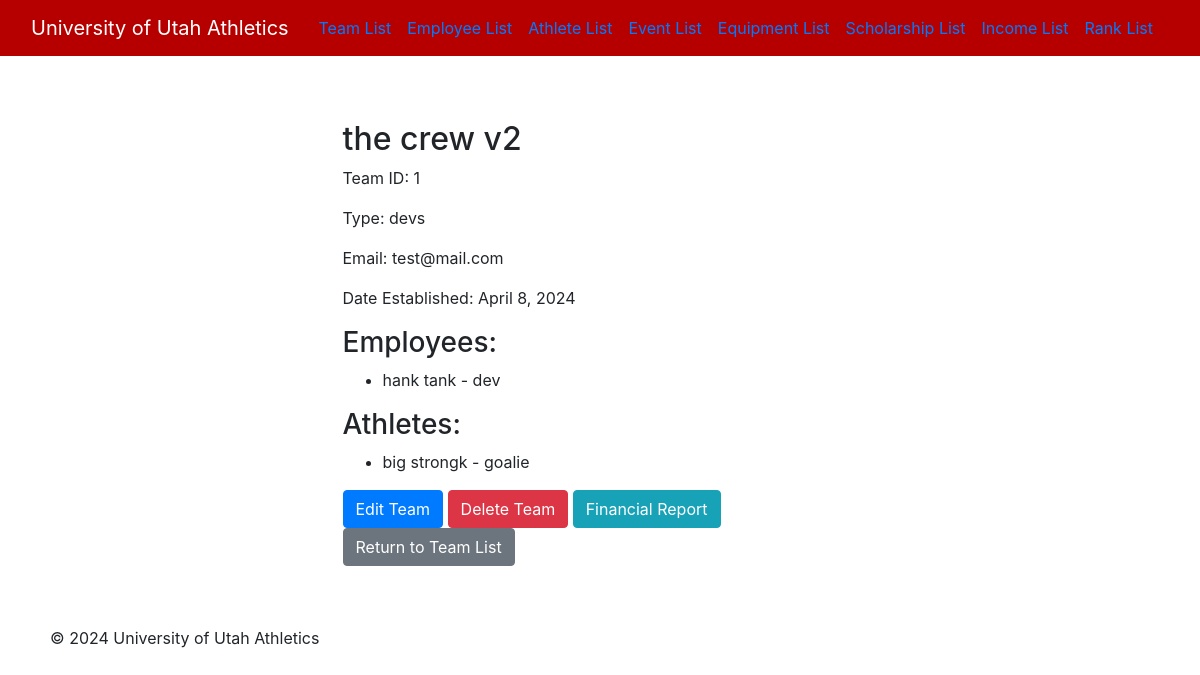
/athletics/team/details/1/, run on an earlier commit of the app's database.
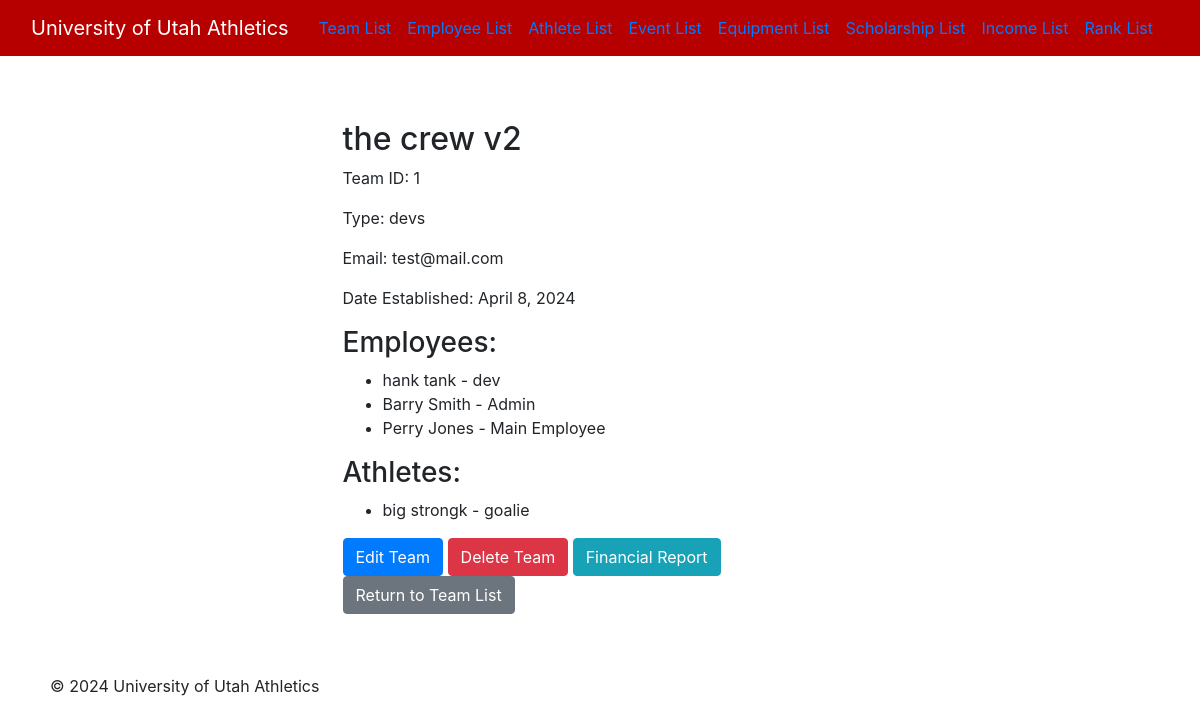
And on a later commit of the database.
### athletics/models.py (models this page shows, shortened)
class Team(models.Model):
    team_id = models.AutoField(primary_key=True)
    team_name = models.CharField(max_length=100)
    type = models.CharField(max_length=50)
    email = models.CharField(max_length=50)
    established_date = models.DateField()
    employees = models.ManyToManyField('Employee', related_name='teams_associated', blank=True)

class Employee(models.Model):
    employee_id = models.AutoField(primary_key=True)
    first_name = models.CharField(max_length=255)
    last_name = models.CharField(max_length=255)
    title = models.CharField(max_length=255)
    start_date = models.DateField()
    end_date = models.DateField(null=True, blank=True)
    salary = models.IntegerField()
    administrator = models.BooleanField()
    user_id = models.CharField(max_length=255)
    password = models.CharField(max_length=255)
    teams = models.ManyToManyField('Team', related_name='employees_associated', blank=True)

class Athlete(models.Model):
    ACADEMIC_LEVEL_CHOICES = [
        ('FR', 'Freshman'),
        ('SO', 'Sophomore'),
        ('JR', 'Junior'),
        ('SR', 'Senior'),
        ('OT', 'Other'),
    ]
    first_name = models.CharField(max_length=255)
    last_name = models.CharField(max_length=255)
    position = models.CharField(max_length=255)
    academic_level = models.CharField(max_length=2, choices=ACADEMIC_LEVEL_CHOICES)
    contact = models.CharField(max_length=255)
    teams = models.ManyToManyField('Team', related_name='athletes')

### athletics/views.py (the view)
# urls.py: path('team/details/<int:team_id>/', views.TeamDetails.as_view(), name = 'team-details'),
class TeamDetails(View):
    def get(self, request, team_id):
        team = Team.objects.get(pk=team_id)
        fields = team._meta.get_fields()
        return render(request=request, template_name='team_details.html', context={'team': team, 'fields': fields})

### athletics/templates/team_details.html (shortened to what this page needs)
{% extends 'base.html' %}
{% block content %}
<div class="container">
    <div class="row">
        <div class="col-md-6 offset-md-3">
            <h2 class="mt-4">{{ team.team_name }}</h2>
            <p>Team ID: {{ team.team_id }}</p>
            <p>Type: {{ team.type }}</p>
            <p>Email: {{ team.email }}</p>
            <p>Date Established: {{ team.established_date }}</p>
            <h3>Employees:</h3>
            <ul>
                {% for employee in team.employees_associated.all %}
                    <li>{{ employee.first_name }} {{ employee.last_name }} - {{ employee.title }}</li>
                {% endfor %}
            </ul>
            <h3>Athletes:</h3>
            <ul>
                {% for athlete in team.athletes.all %}
                    <li>{{ athlete.first_name }} {{ athlete.last_name }} - {{ athlete.position }}</li>
                {% endfor %}
            </ul>
            <a href="/athletics/team/edit/{{ team.team_id }}/" class="btn btn-primary">Edit Team</a>
            <a href="/athletics/team/delete/{{ team.team_id }}/" class="btn btn-danger">Delete Team</a>
            <a href="/athletics/team/report/{{team.team_id}}" class="btn btn-info">Financial Report</a>
            <a href="/athletics/team/list/" class="btn btn-secondary">Return to Team List</a>
        </div>
    </div>
</div>
{% endblock %}

### athletics/templates/base.html (shortened to what this page needs)
{% load static %}
<!DOCTYPE html>
<html lang="en">
<head>
    <link rel="stylesheet" href="https://stackpath.bootstrapcdn.com/bootstrap/4.5.2/css/bootstrap.min.css">
    <link rel="stylesheet" href="{% static 'css/styles.css' %}">
</head>
<body>
    <header class="header">
        <nav class="navbar navbar-default">
            <div class="container-fluid">
              <div class="navbar-header">
                <a class="navbar-brand" href="/athletics/home">University of Utah Athletics</a>
              </div>
              <ul class="nav">
                <li class="mr-3"><a href="/athletics/team/list/"> Team List </a></li>
                <li class="mr-3"><a href="/athletics/employee/list/"> Employee List </a></li>
                <li class="mr-3"><a href="/athletics/athlete/list/"> Athlete List </a></li>
                <li class="mr-3"><a href="/athletics/event/list/"> Event List </a></li>
                <li class="mr-3"><a href="/athletics/equipment/list/"> Equipment List </a></li>
                <li class="mr-3"><a href="/athletics/scholarship/list/"> Scholarship List </a></li>
                <li class="mr-3"><a href="/athletics/income/list/"> Income List </a></li>
                <li class="mr-3"><a href="/athletics/rank/list/"> Rank List </a></li>
              </ul>
            </div>
          </nav>
    </header>
    <div class="container">
        {% block content %}
        {% endblock %}
    </div>
    <footer class="footer">
        <div class="container">
            <p>&copy; {% now "Y" %} University of Utah Athletics</p>
        </div>
    </footer>
</body>
</html>

### static/css/styles.css (style rules this page uses)
.navbar { background-color: #B60000; color: #FFFFFF; }
.navbar-brand { color: #FFFFFF; }
body { background-color: #FFFFFF; }
.container { padding: 20px; }

What changed in the data, as far as the page shows it:
added Employee: first_name "Barry", last_name "Smith", title "Admin"
added Employee: first_name "Perry", last_name "Jones", title "Main Employee"
